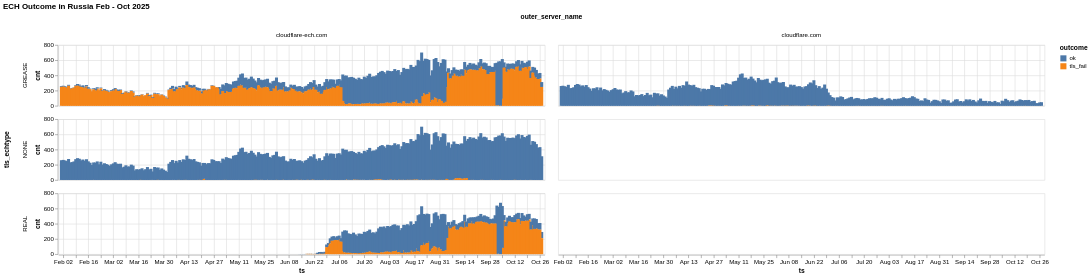

The notebook cell this image was saved under:
### Code cell
alt.Chart(df_echcheck_grouped[
          df_echcheck_grouped['probe_cc'] == 'RU'
          ]).mark_bar().encode(
    y='cnt',
    x='ts',
    column='outer_server_name',
    row='tls_echtype',
    color='outcome',
    tooltip=['ts', 'cnt', 'outcome', 'tls_echtype']
).properties(
    width=800,
    height=100,
    title=f'ECH Outcome in Russia Feb - Oct 2025'
)

### Figure 1 — Vega-Lite specification as saved in the notebook (floating-point values rounded to 4 significant figures; data arrays with more than 128 entries replaced by an {"elided": "..."} marker saying what was removed)
{"config": {"view": {"continuousWidth": 300, "continuousHeight": 300}}, "data": {"name": "data-9b346e01fc819812a35ecf22c9c69bed"}, "mark": {"type": "bar"}, "encoding": {"color": {"field": "outcome", "type": "nominal"}, "column": {"field": "outer_server_name", "type": "nominal"}, "row": {"field": "tls_echtype", "type": "nominal"}, "tooltip": [{"field": "ts", "type": "temporal"}, {"field": "cnt", "type": "quantitative"}, {"field": "outcome", "type": "nominal"}, {"field": "tls_echtype", "type": "nominal"}], "x": {"field": "ts", "type": "temporal"}, "y": {"field": "cnt", "type": "quantitative"}}, "height": 100, "title": "ECH Outcome in Russia Feb - Oct 2025", "width": 800, "$schema": "https://vega.github.io/schema/vega-lite/v5.20.1.json", "datasets": {"data-9b346e01fc819812a35ecf22c9c69bed": {"elided": "1539 records"}}}
